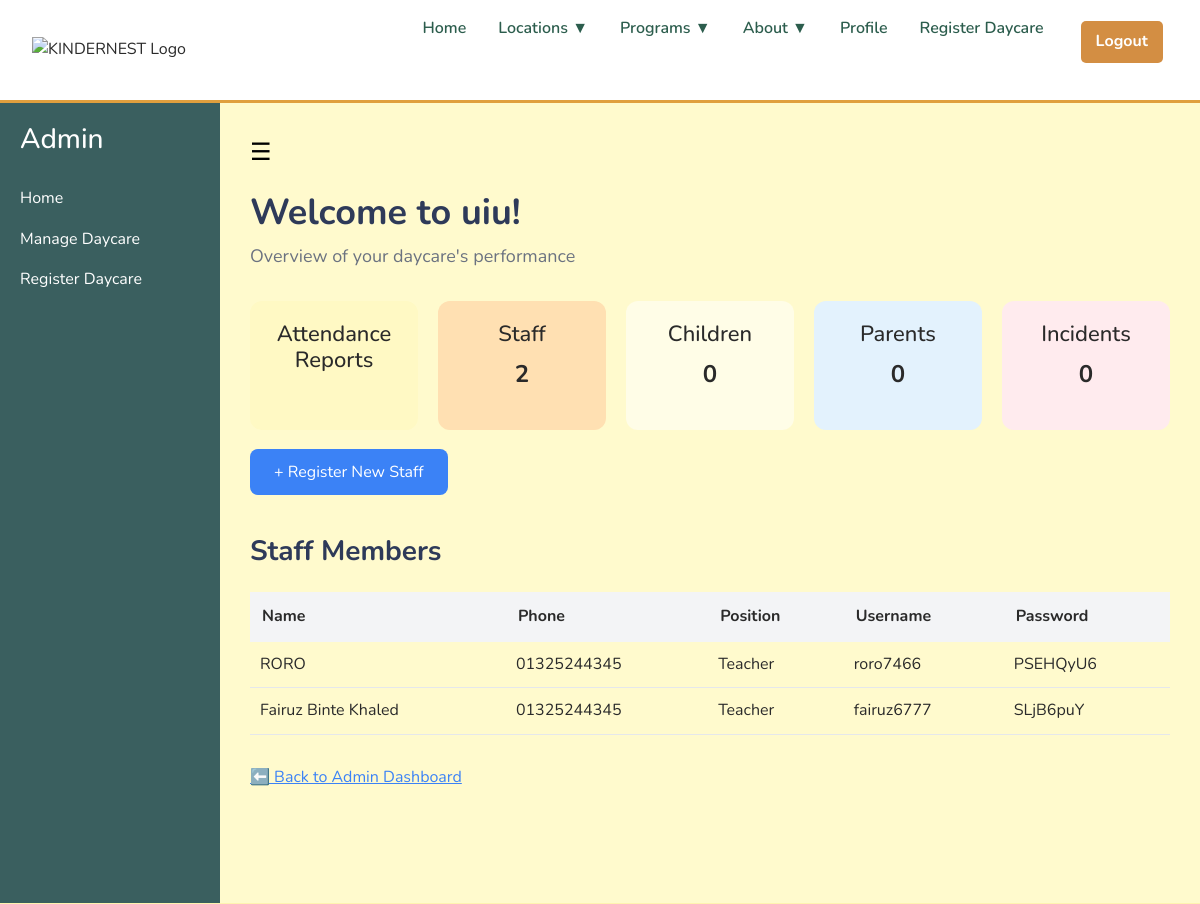
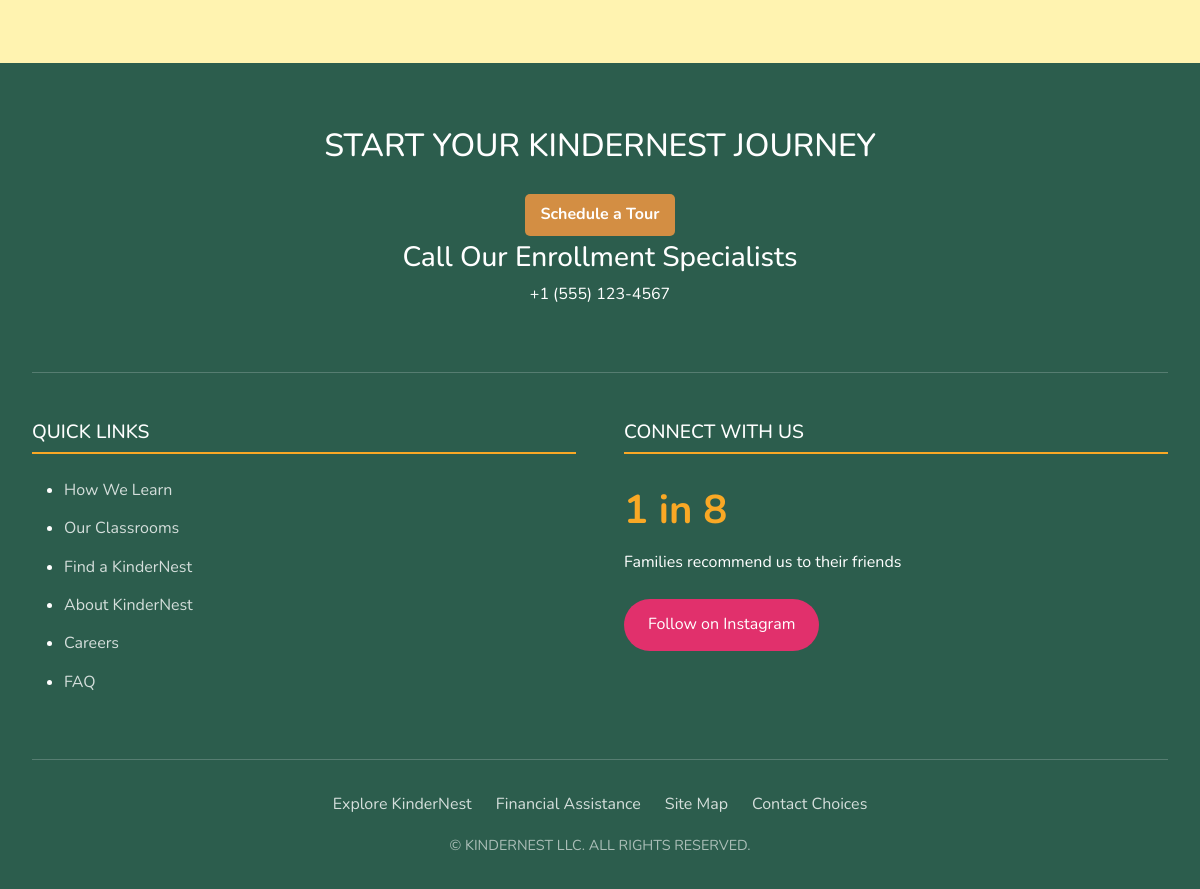
The app's page /accounts/daycare/5/ (signed in) with its own data (2 pictures, top to bottom).
### accounts/models.py (models this page shows, shortened)
class Daycare(models.Model):
    name = models.CharField(max_length=255)
    address = models.TextField()
    phone = models.CharField(max_length=20)
    email = models.EmailField()
    website = models.URLField(blank=True)
    established_date = models.DateField(null=True, blank=True)
    created_at = models.DateTimeField(auto_now_add=True)
    admin = models.ForeignKey(
        settings.AUTH_USER_MODEL,
        on_delete=models.CASCADE,
        related_name='daycares',
        null=True,    # <-- ADD THIS
        blank=True    # <-- ADD THIS
    )

class Staff(models.Model):
    user = models.ForeignKey(settings.AUTH_USER_MODEL, on_delete=models.CASCADE)  # link to Django user
    daycare = models.ForeignKey('Daycare', on_delete=models.CASCADE)
    full_name = models.CharField(max_length=100)
    phone_number = models.CharField(max_length=15)
    position = models.CharField(max_length=50)  # example: "Teacher", "Manager", etc.
    daycare = models.ForeignKey(Daycare, on_delete=models.CASCADE)
    plain_password = models.CharField(max_length=100, blank=True, null=True)

class Parent(AbstractUser):
    ROLE_CHOICES = (
        ('parent', 'Parent'),
        ('admin', 'Admin'),
        ('staff', 'Daycare Staff'),
    )
    role = models.CharField(max_length=10, choices=ROLE_CHOICES, default='parent')
    email = models.EmailField(unique=True)
    child_name = models.CharField(max_length=100, blank=True)
    first_name = models.CharField(max_length=50)
    last_name = models.CharField(max_length=50)
    date_of_birth = models.DateField(null=True, blank=True)
    parents_profession = models.CharField(max_length=100, blank=True)
    country = models.CharField(max_length=50, blank=True)
    state = models.CharField(max_length=50, blank=True)
    home_phone = models.CharField(max_length=20, blank=True)
    alt_phone = models.CharField(max_length=20, blank=True)
    work_phone = models.CharField(max_length=20, blank=True)
    emergency_contact = models.CharField(max_length=100, blank=True)
    emergency_relation = models.CharField(max_length=100, blank=True)
    profile_picture = models.ImageField(upload_to='profile_pics/', default='profile_pics/default-profile.png')

### accounts/views.py (the view)
# urls.py: path('daycare/<int:daycare_id>/', daycare_detail, name='daycare_detail'),
@login_required
@user_passes_test(is_admin)
def daycare_detail(request, daycare_id):
    daycare = get_object_or_404(Daycare, id=daycare_id)
    children = Child.objects.filter(daycare=daycare)
    parent_count = children.values('parent').distinct().count()
    children_count = Child.objects.filter(daycare=daycare).count()
    incidents_count = HealthIncident.objects.filter(child__daycare=daycare).count()
    staff_members = Staff.objects.filter(daycare=daycare)
    staff_count = Staff.objects.filter(daycare=daycare).count()
    context = {
        'daycare': daycare,
        'staff_members': staff_members,
        'parent_count': parent_count,
        'children_count': children_count,
        'incidents_count': incidents_count,
        'staff_count': staff_count,
    }
    return render(request, 'accounts/daycare_detail.html', context)

### accounts/views.py (called while the page is built)
def is_admin(user):
    return user.role == 'admin'

### accounts/templates/accounts/daycare_detail.html (shortened to what this page needs)
{% extends "base.html" %}
{% load static %}
{% block content %}
<div style="display: flex; min-height: 100vh; background-color: #FFFACD;">
    <div id="sidebar" style="width: 220px; background-color: #3A5F5F; padding: 20px; color: white; transition: all 0.3s;">
        <h3>Admin</h3>
        <ul style="list-style: none; padding-left: 0; margin-top: 30px;">
            <li style="margin-bottom: 15px;"><a href="{% url 'admin_dashboard' %}" style="color: white; text-decoration: none;"> Home</a></li>
            <li style="margin-bottom: 15px;"><a href="{% url 'daycare_detail' daycare.id %}" style="color: white; text-decoration: none;"> Manage Daycare</a></li>
            <li style="margin-bottom: 15px;"><a href="{% url 'register_daycare' %}" style="color: white; text-decoration: none;"> Register Daycare</a></li>
        </ul>
    </div>
    <div id="main-content" style="flex-grow: 1; padding: 30px; transition: all 0.3s;">
        <button onclick="toggleSidebar()" style="background-color: transparent; border: none; font-size: 24px; cursor: pointer;">
            ☰
        </button>
        <h1 style="margin-top: 20px; font-size: 36px; font-weight: bold; color: #2E3A59;">Welcome to {{ daycare.name }}!</h1>
        <p style="margin-top: 5px; font-size: 18px; color: #6B7280;">Overview of your daycare's performance</p>
        <div style="display: flex; flex-wrap: wrap; gap: 20px; margin-top: 30px;">
            <div style="background-color: #FFF9C4; padding: 20px; border-radius: 12px; flex: 1; text-align: center;">
                <h2 style="font-size: 22px;">Attendance Reports</h2>
            </div>
            <div style="background-color: #FFE0B2; padding: 20px; border-radius: 12px; flex: 1; text-align: center;">
                <h2 style="font-size: 22px;">Staff</h2>
                <p style="font-size: 24px; font-weight: bold;">{{ staff_count }}</p>
            </div>
            <div style="background-color: #FFFDE7; padding: 20px; border-radius: 12px; flex: 1; text-align: center;">
                <h2 style="font-size: 22px;">Children</h2>
                <p style="font-size: 24px; font-weight: bold;">{{ children_count }}</p>
            </div>
            <div style="background-color: #E3F2FD; padding: 20px; border-radius: 12px; flex: 1; text-align: center;">
                <h2 style="font-size: 22px;">Parents</h2>
                <p style="font-size: 24px; font-weight: bold;">{{ parent_count }}</p>
            </div>
            <div style="background-color: #FFEBEE; padding: 20px; border-radius: 12px; flex: 1; text-align: center;">
                <h2 style="font-size: 22px;">Incidents</h2>
                <p style="font-size: 24px; font-weight: bold;">{{ incidents_count }}</p>
            </div>
        </div>
        <div style="margin-top: 30px;">
            <a href="{% url 'register_staff' daycare.id %}" style="background-color: #3B82F6; color: white; padding: 12px 24px; border-radius: 8px; text-decoration: none; font-size: 16px;">
                + Register New Staff
            </a>
        </div>
        <div style="margin-top: 50px;">
            <h2 style="font-size: 28px; font-weight: bold; color: #2E3A59;">Staff Members</h2>
            <div style="overflow-x: auto;">
                <table style="width: 100%; border-collapse: collapse; margin-top: 15px;">
                    <thead style="background-color: #F3F4F6;">
                        <tr>
                            <th style="padding: 12px; text-align: left;">Name</th>
                            <th style="padding: 12px; text-align: left;">Phone</th>
                            <th style="padding: 12px; text-align: left;">Position</th>
                            <th style="padding: 12px; text-align: left;">Username</th>
                            <th style="padding: 12px; text-align: left;">Password</th>
                        </tr>
                    </thead>
                    <tbody>
                        {% for staff in staff_members %}
                            <tr style="border-bottom: 1px solid #E5E7EB;">
                                <td style="padding: 10px;">{{ staff.full_name }}</td>
                                <td style="padding: 10px;">{{ staff.phone_number }}</td>
                                <td style="padding: 10px;">{{ staff.position }}</td>
                                <td style="padding: 10px;">{{ staff.user.username }}</td>
                                <td style="padding: 10px;">{{ staff.plain_password }}</td>
                            </tr>
                        {% empty %}
                            <tr>
                                <td colspan="5" style="padding: 20px; text-align: center; color: #9CA3AF;">No staff registered yet.</td>
                            </tr>
                        {% endfor %}
                    </tbody>
                </table>
            </div>
        </div>
        <div style="margin-top: 30px;">
            <a href="{% url 'admin_dashboard' %}" style="color: #3B82F6; text-decoration: underline; font-size: 16px;">⬅️ Back to Admin Dashboard</a>
        </div>
    </div>
</div>
{% endblock %}

### accounts/static/css/style.css (style rules this page uses)
:root { --primary: #335c67; --secondary: #fff3b0; --accent1: #e09f3e; --accent2: #9e2a2b; --dark: #540b0e; --text-light: #fff8e1; --text-dark: #2a2a2a; }
body { background: var(--secondary); color: var(--text-dark); }
* { margin: 0; padding: 0; box-sizing: border-box; }
body { font-family: "Nunito", sans-serif; line-height: 1.6; }

### records on screen
Daycare: name "uiu"
Staff: full_name "RORO", phone_number "01325244345", position "Teacher", user.username "roro7466", plain_password "PSEHQyU6"
Staff: full_name "Fairuz Binte Khaled", phone_number "01325244345", position "Teacher", user.username "fairuz6777", plain_password "SLjB6puY"

### other values on screen
{{ staff_count }} "2"
{{ children_count }} "0"
{{ parent_count }} "0"
{{ incidents_count }} "0"
